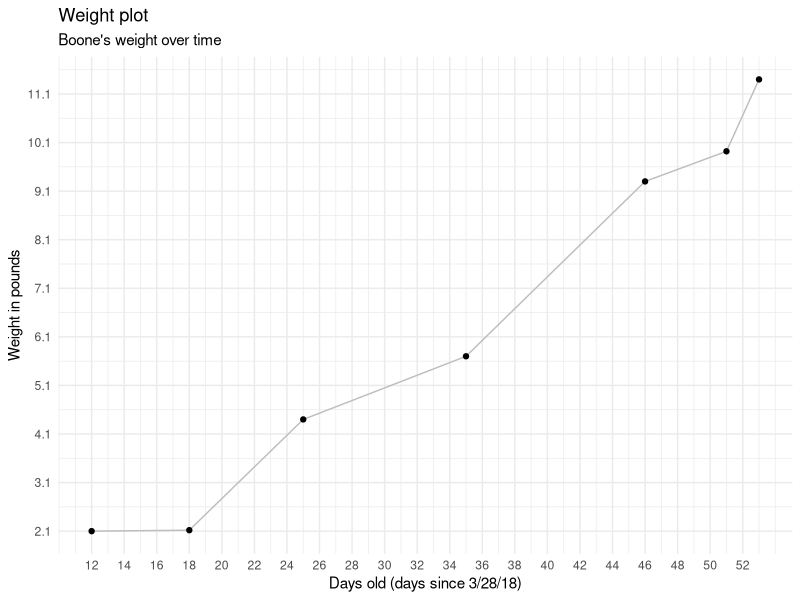

This chart was generated by the following R code:
## ---- chunk 1
knitr::opts_chunk$set(echo = FALSE, warning = FALSE, message = FALSE)
library(tidyverse)
## ---- chunk 2
theme_set(theme_minimal())
## ---- chunk 3
boone <- read_csv("boone_growth_records.csv")
## ---- chunk 4
ggplot(boone, aes(x = days_old, y = wt_lbs)) + 
  geom_line(color = "grey") +
  geom_point() + 
  scale_x_continuous(breaks = seq(min(boone$days_old), max(boone$days_old), by = 2)) + 
  scale_y_continuous(breaks = seq(min(boone$wt_lbs), max(boone$wt_lbs), by = 1)) + 
  ylab("Weight in pounds") + 
  xlab("Days old (days since 3/28/18)") +
  ggtitle("Weight plot") + 
  labs(subtitle = "Boone's weight over time")
